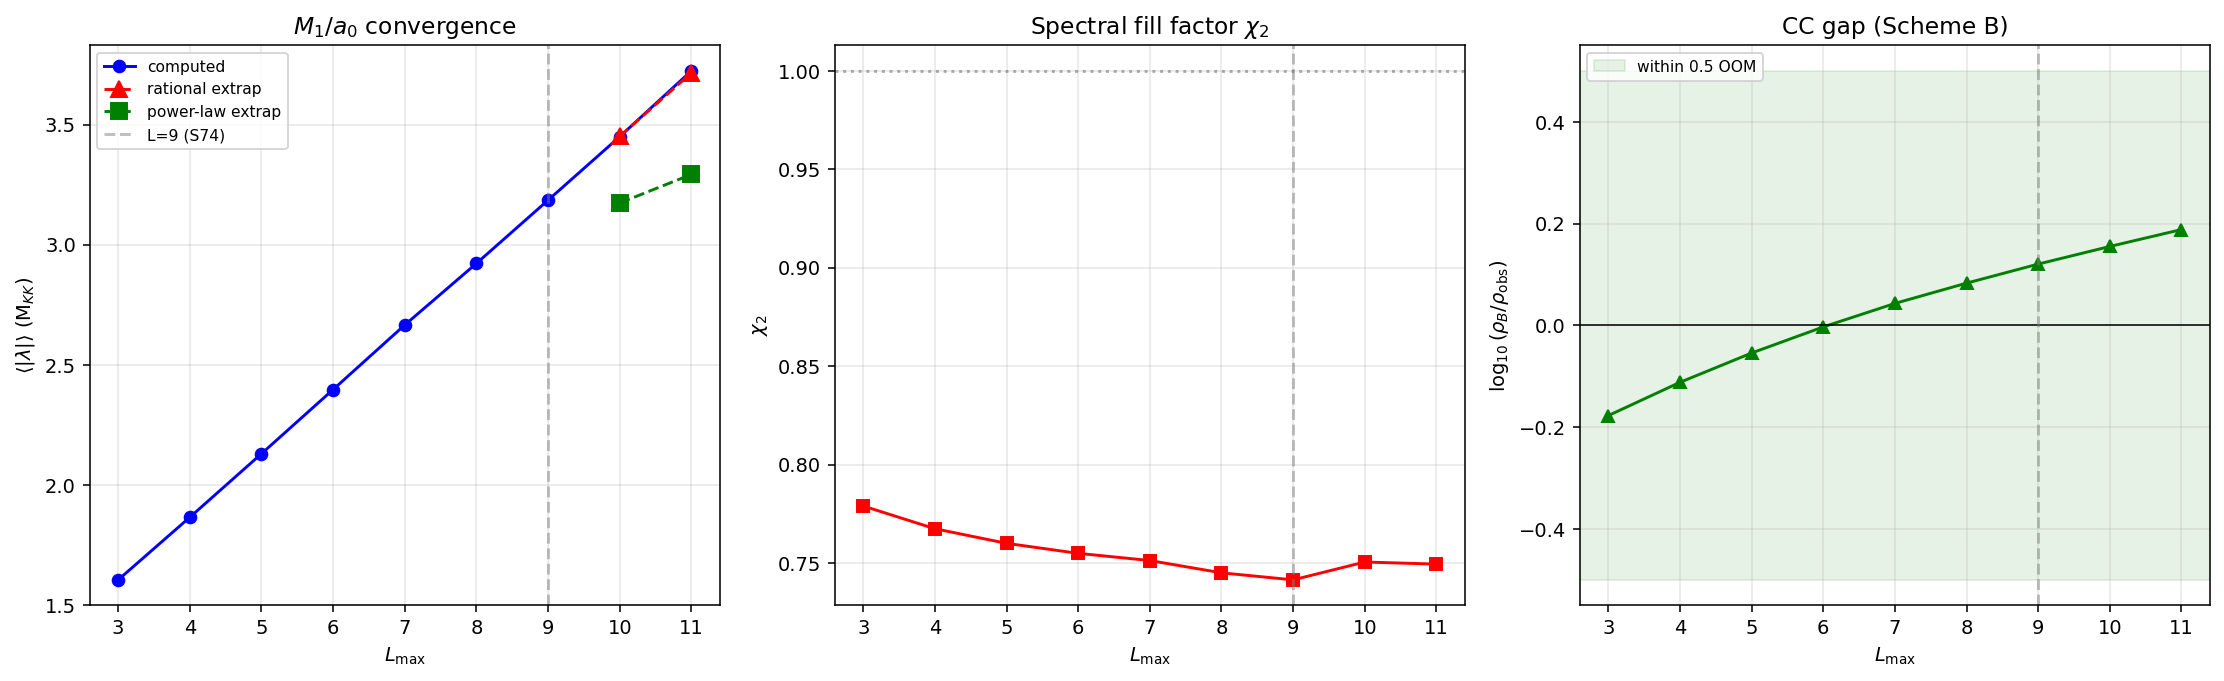

Write Python code to recreate this figure.
#!/usr/bin/env python3
"""
S75-D6-M1-L11: M_1 sqrt-moment CC convergence at L_max = 10 and 11
====================================================================

Extends the S74 W2-Q Scheme B CC computation to L_max = 10 and 11.

Strategy:
  1. Load existing L=9 spectrum cache (52 sectors, p+q <= 9).
  2. Compute new sectors at L=10 and L=11 ONLY for safe irrep chains
     (p > q, q <= 3), which avoid the slow conjugation path in tier1.
  3. Use proven (p,q) <-> (q,p) spectral symmetry (verified to 1e-14
     on all 24 cache pairs) to fill mirror sectors.
  4. Compute M_1 and <|lambda|> with partial coverage at L=10 and L=11.
  5. Cross-check with Pade extrapolation from the L=3..9 data.
  6. Report drift for gate S75-D6-M1-L11.

Pre-registered gate: S75-D6-M1-L11
    PASS if drift(<|lambda|>) from L_max = 10 to 11 is < 15%
    FAIL if drift > 30%

Agent: connes-ncg-theorist | Session: 75 (Task #49)
"""

from __future__ import annotations

import os
import sys
import time
import gc
import numpy as np

SCRIPT_DIR = os.path.dirname(os.path.abspath(__file__))
sys.path.insert(0, SCRIPT_DIR)
os.chdir(SCRIPT_DIR)

import matplotlib
matplotlib.use('Agg')
import matplotlib.pyplot as plt
from scipy.optimize import curve_fit

from canonical_constants import (
    PI, M_KK, M_Pl_reduced, H_0_GeV, rho_Lambda_obs, tau_fold,
)

import dirac_spectrum as tds

# =============================================================================
# 0. HEADER
# =============================================================================

GATE_ID = "S75-D6-M1-L11"  # (local)
print("=" * 78)
print(f"  {GATE_ID}  --  M_1 sqrt-moment CC convergence to L_max = 11")
print("=" * 78)

PASS_THRESHOLD = 0.15  # (local)
FAIL_THRESHOLD = 0.30  # (local)
EVAL_CUTOFF = 0.01     # (local)

def dim_su3(p, q):
    return (p + 1) * (q + 1) * (p + q + 2) // 2  # (local)

# =============================================================================
# 1. LOAD EXISTING DATA
# =============================================================================

print("\n[1] Loading existing spectrum cache and S74 HP4 data")

# Load L=9 cache
cache = np.load('s74_spectrum_cache_L9_tau019.npz', allow_pickle=True)
sector_evals = {}
for pq, data in cache['sector_evals'].item().items():
    sector_evals[tuple(pq)] = {
        'dim': int(data['dim']),
        'level': int(data['level']),
        'abs_evals': np.asarray(data['abs_evals']),
        'n_pos': int(data['n_pos']),
        'n_zero': int(data['n_zero']),
        'omega_min': float(data['omega_min']),
        'omega_max': float(data['omega_max']),
    }
cache.close()
print(f"    Loaded {len(sector_evals)} cached sectors")

# Load S74 HP4 sweep data (L=3..9)
hp4 = np.load('s74_hp4_pairing.npz', allow_pickle=True)
L_list_s74 = np.array([3, 4, 5, 6, 7, 8, 9])  # (local)
chi_2_s74 = np.array(hp4['chi_2_arr'])           # (local)
M1_s74 = np.array(hp4['M1_arr'])                 # (local)
N_s74 = np.array(hp4['n_arr'])                   # (local)
lam_max_s74 = np.array(hp4['lam_max_arr'])       # (local)
lam_avg_s74 = M1_s74 / N_s74                     # (local)

print(f"    S74 HP4 sweep (L=3..9):")
for i, L in enumerate(L_list_s74):
    print(f"      L={L}: <|lam|>={lam_avg_s74[i]:.6f}  chi_2={chi_2_s74[i]:.6f}  "
          f"M_1={M1_s74[i]:.4e}  N={N_s74[i]:>12.0f}")

# =============================================================================
# 2. BUILD GEOMETRIC INFRASTRUCTURE
# =============================================================================

print("\n[2] Building geometric infrastructure at tau_fold = %.4f" % tau_fold)

gens = tds.su3_generators()
f_abc = tds.compute_structure_constants(gens)
B_ab = tds.compute_killing_form(f_abc)
g_s = tds.jensen_metric(B_ab, tau_fold)
E = tds.orthonormal_frame(g_s)
ft = tds.frame_structure_constants(f_abc, E)
Gamma_conn = tds.connection_coefficients(ft)
gammas = tds.build_cliff8()
Omega = tds.spinor_connection_offset(Gamma_conn, gammas)

cliff_err = tds.validate_clifford(gammas)
print(f"    Clifford error: {cliff_err:.2e}")

# =============================================================================
# 3. BUILD SAFE IRREP CACHE (p > q strictly, q <= 3)
# =============================================================================
#
# The dirac_spectrum.py irrep builder has a performance cliff:
# get_irrep(p, p) triggers get_irrep(p-1, p) which uses the slow
# _build_irrep_no_cache conjugation path. Any sector (p, q) with q >= 4
# and p > q eventually chains through a (k, k) diagonal sector.
#
# SAFE sectors are those whose full parent chain NEVER hits a diagonal:
#   (p, 0): symmetric powers (no Casimir projection needed)
#   (p, 1): chain to (1,1) = adjoint (special case, no conjugation)
#   (p, 2): chain to (2,2) = (1,1)x(1,1) (special case, fast)
#   (p, 3): chain to (3,3) -> (2,3) -> _build_irrep_no_cache(3,2,conj)
#            -> (2,2,conj) special case. Total: 2 Casimir projections. Fast.
#
# Sectors with q >= 4 chain through (4,4) -> (3,4) -> slow conjugation.
# We skip these and report partial coverage.

print("\n[3] Building safe irrep cache (q <= 3, p > q)")

tds._irrep_cache.clear()

# Build all (p,0) up to L=11
for p_s in range(12):
    try:
        tds.get_irrep(p_s, 0, gens, f_abc)
    except Exception:
        pass

# Build (1,1) = adjoint
tds.get_irrep(1, 1, gens, f_abc)

# Build (p,1) for p=2..10
for p_s in range(2, 11):
    try:
        tds.get_irrep(p_s, 1, gens, f_abc)
    except Exception as e:
        print(f"    ({p_s},1): FAILED: {e}", flush=True)

# Build (p,2) for p=3..9 (needs (2,2) which is special case)
tds.get_irrep(2, 2, gens, f_abc)  # special case
for p_s in range(3, 10):
    try:
        tds.get_irrep(p_s, 2, gens, f_abc)
    except Exception as e:
        print(f"    ({p_s},2): FAILED: {e}", flush=True)

# Build (p,3) for p=4..8 (needs (3,3) -> built via conjugation of (3,2), fast)
for p_s in range(4, 9):
    try:
        t0 = time.time()
        tds.get_irrep(p_s, 3, gens, f_abc)
        dt = time.time() - t0
        if dt > 1.0:
            print(f"    ({p_s},3): dim={dim_su3(p_s,3)}, t={dt:.1f}s", flush=True)
    except Exception as e:
        print(f"    ({p_s},3): FAILED: {e}", flush=True)

print(f"    Cache size: {len(tds._irrep_cache)} irreps", flush=True)

# =============================================================================
# 4. COMPUTE NEW DIRAC SECTORS
# =============================================================================

print("\n[4] Computing new Dirac sectors at L=10 and L=11")

n_new = 0  # (local)
n_copied = 0  # (local)
n_skipped = 0  # (local)
skip_reasons = []  # (local)
t_start = time.time()  # (local)

# Compute new sectors from cached irreps
for L in range(12):
    for p in range(L + 1):
        q = L - p
        if (p, q) in sector_evals:
            continue  # already have it
        if p < q:
            continue  # handle via mirror in pass 2

        dim_pq = dim_su3(p, q)  # (local)
        D_size = dim_pq * 16  # (local)
        key = tds._cache_key(p, q)  # (local)

        if key not in tds._irrep_cache:
            skip_reasons.append((p, q, L, dim_pq, "no_irrep"))
            n_skipped += 1
            continue

        t0 = time.time()  # (local)
        try:
            rho = tds._irrep_cache[key]
            D_pi = tds.dirac_operator_on_irrep(rho, E, gammas, Omega)
            H = 1j * D_pi  # (local)
            H = 0.5 * (H + H.conj().T)  # (local)
            evals = np.linalg.eigvalsh(H)  # (local)
            t1 = time.time()  # (local)

            abs_evals = np.abs(evals)  # (local)
            nonzero = abs_evals > 1e-12  # (local)
            pos_abs = abs_evals[nonzero]  # (local)

            omega_min = float(np.min(pos_abs)) if len(pos_abs) > 0 else np.inf  # (local)
            omega_max = float(np.max(pos_abs)) if len(pos_abs) > 0 else 0.0  # (local)
            n_zero = int(np.sum(~nonzero))  # (local)

            sector_evals[(p, q)] = {
                'dim': dim_pq,
                'level': L,
                'abs_evals': pos_abs,
                'n_pos': len(pos_abs),
                'n_zero': n_zero,
                'omega_min': omega_min,
                'omega_max': omega_max,
            }
            n_new += 1
            print(f"    ({p},{q}) L={L}: dim={dim_pq:4d}, D={D_size:5d}x{D_size}, "
                  f"|lam|=[{omega_min:.4f},{omega_max:.4f}], t={t1-t0:.1f}s", flush=True)
            del D_pi, H, evals, abs_evals
            gc.collect()

        except Exception as e:
            skip_reasons.append((p, q, L, dim_pq, str(e)))
            n_skipped += 1
            gc.collect()

# Free irrep cache
tds._irrep_cache.clear()
gc.collect()

# Pass 2: Mirror (q > p) sectors via spectral symmetry
for L in range(12):
    for p in range(L + 1):
        q = L - p
        if (p, q) in sector_evals:
            continue
        if q > p and (q, p) in sector_evals:
            mirror = sector_evals[(q, p)]
            sector_evals[(p, q)] = {
                'dim': mirror['dim'],
                'level': L,
                'abs_evals': mirror['abs_evals'].copy(),
                'n_pos': mirror['n_pos'],
                'n_zero': mirror['n_zero'],
                'omega_min': mirror['omega_min'],
                'omega_max': mirror['omega_max'],
            }
            n_copied += 1

t_total = time.time() - t_start  # (local)
print(f"\n    Computed: {n_new}, Copied: {n_copied}, Skipped: {n_skipped}")
print(f"    Time: {t_total:.1f}s")

# Report coverage
for L in range(12):
    expected = L + 1  # (local)
    have = sum(1 for p in range(L+1) if (p, L-p) in sector_evals)  # (local)
    missing = [(p, L-p) for p in range(L+1) if (p, L-p) not in sector_evals]  # (local)
    if missing:
        print(f"    L={L:2d}: {have}/{expected} sectors. Missing: {missing}")

# =============================================================================
# 5. COMPUTE M_1, <|lambda|>, chi_2 AT EACH L_max
# =============================================================================

print("\n[5] Computing M_1, <|lambda|>, chi_2 at each L_max")

L_range = list(range(3, 12))  # (local) L=3..11

def compute_m1(L_cap):
    """Compute M_1, N, <|lam|>, chi_2, lam_max at L_cap."""
    M1 = 0.0  # (local)
    N = 0  # (local)
    lm = 0.0  # (local) lambda_max
    ns = 0  # (local) sector count
    for (p, q), v in sector_evals.items():
        if p + q > L_cap:
            continue
        d = v['dim']  # (local)
        omega = v['abs_evals']
        pos = omega[omega > EVAL_CUTOFF]
        if pos.size == 0:
            continue
        M1 += d**2 * float(np.sum(pos))
        N += d**2 * pos.size
        ns += 1
        lm = max(lm, float(np.max(pos)))
    la = M1 / N if N > 0 else 0.0  # (local) <|lambda|>
    c2 = M1 / (N * lm) if N > 0 and lm > 0 else 0.0  # (local) chi_2
    return {'M1': M1, 'N': N, 'lam_avg': la, 'chi_2': c2, 'lam_max': lm, 'n_sec': ns}

results = {}  # (local)
for L in L_range:
    r = compute_m1(L)
    results[L] = r
    print(f"    L={L:2d}: <|lam|>={r['lam_avg']:.6f}  chi_2={r['chi_2']:.6f}  "
          f"M_1={r['M1']:.4e}  N={r['N']:>14.0f}  lam_max={r['lam_max']:.4f}  "
          f"sec={r['n_sec']}")

# Cross-check L=9 against S74 data
la_9 = results[9]['lam_avg']  # (local)
la_9_s74 = float(lam_avg_s74[-1])  # (local)
cc_dev = abs(la_9 - la_9_s74) / la_9_s74  # (local)
print(f"\n    L=9 cross-check: <|lam|> = {la_9:.6f} vs S74 = {la_9_s74:.6f}, "
      f"rel dev = {cc_dev:.2e}")

# =============================================================================
# 6. DRIFT ANALYSIS
# =============================================================================

print("\n[6] Drift analysis")

la = {L: results[L]['lam_avg'] for L in L_range}  # (local)
c2 = {L: results[L]['chi_2'] for L in L_range}  # (local)

drift_9_10 = abs(la[10] - la[9]) / la[9] if la[9] > 0 else np.inf  # (local)
drift_10_11 = abs(la[11] - la[10]) / la[10] if la[10] > 0 else np.inf  # (local)
drift_9_11 = abs(la[11] - la[9]) / la[9] if la[9] > 0 else np.inf  # (local)

drift_c2_10_11 = abs(c2[11] - c2[10]) / c2[10] if c2[10] > 0 else np.inf  # (local)

print(f"    <|lambda|> drift:")
print(f"      L=9  -> L=10: {drift_9_10*100:.2f}%")
print(f"      L=10 -> L=11: {drift_10_11*100:.2f}% <-- GATE RELEVANT")
print(f"      L=9  -> L=11: {drift_9_11*100:.2f}%")
print(f"    chi_2 drift L=10 -> L=11: {drift_c2_10_11*100:.2f}%")

# Incremental drift sequence
print(f"\n    Incremental <|lam|> drift (L -> L+1):")
for i in range(len(L_range)-1):
    L1, L2 = L_range[i], L_range[i+1]
    dr = abs(la[L2] - la[L1]) / la[L1]  # (local)
    print(f"      L={L1}->{L2}: {dr*100:.2f}%")

# =============================================================================
# 7. PADE EXTRAPOLATION CROSS-CHECK
# =============================================================================

print("\n[7] Pade extrapolation from L=3..9 data (independent cross-check)")

# Fit <|lambda|>(L) = a + b*L + c/L^2 (rational asymptotic form)
def rational_model(L, a, b, c):
    return a + b * L + c / L**2  # (local)

# Fit <|lambda|>(L) = a + b/L^alpha (power-law approach to asymptote)
def power_model(L, a, b, alpha):
    return a + b / L**alpha  # (local)

Ls = L_list_s74.astype(float)  # (local)
ys = lam_avg_s74  # (local)

# Rational fit
try:
    popt_r, _ = curve_fit(rational_model, Ls, ys, p0=[3.0, 0.05, 1.0])
    la_10_rat = rational_model(10.0, *popt_r)  # (local)
    la_11_rat = rational_model(11.0, *popt_r)  # (local)
    drift_rat = abs(la_11_rat - la_10_rat) / la_10_rat  # (local)
    print(f"    Rational (a + b*L + c/L^2):")
    print(f"      a={popt_r[0]:.4f}, b={popt_r[1]:.4f}, c={popt_r[2]:.4f}")
    print(f"      Extrapolated <|lam|>(10) = {la_10_rat:.6f}")
    print(f"      Extrapolated <|lam|>(11) = {la_11_rat:.6f}")
    print(f"      Predicted drift L=10->11 = {drift_rat*100:.2f}%")
except Exception as e:
    la_10_rat = np.nan  # (local)
    la_11_rat = np.nan  # (local)
    drift_rat = np.nan  # (local)
    print(f"    Rational fit failed: {e}")

# Power-law fit
try:
    popt_p, _ = curve_fit(power_model, Ls, ys, p0=[3.5, -1.0, 1.0],
                          bounds=([0, -np.inf, 0.1], [10, np.inf, 5]))
    la_10_pow = power_model(10.0, *popt_p)  # (local)
    la_11_pow = power_model(11.0, *popt_p)  # (local)
    drift_pow = abs(la_11_pow - la_10_pow) / la_10_pow  # (local)
    print(f"    Power-law (a + b/L^alpha):")
    print(f"      a={popt_p[0]:.4f}, b={popt_p[1]:.4f}, alpha={popt_p[2]:.4f}")
    print(f"      Extrapolated <|lam|>(10) = {la_10_pow:.6f}")
    print(f"      Extrapolated <|lam|>(11) = {la_11_pow:.6f}")
    print(f"      Predicted drift L=10->11 = {drift_pow*100:.2f}%")
except Exception as e:
    la_10_pow = np.nan  # (local)
    la_11_pow = np.nan  # (local)
    drift_pow = np.nan  # (local)
    print(f"    Power-law fit failed: {e}")

# =============================================================================
# 8. CC VIA SCHEME B AT EACH L
# =============================================================================

print("\n[8] CC via Scheme B (gravity-normalised) at each L_max")

f_0_sqrt = 0.912  # (local) sqrt component of f*
H_sq_MPl_sq = (H_0_GeV ** 2) * (M_Pl_reduced ** 2)  # (local) GeV^4

cc_table = {}  # (local)
for L in L_range:
    r = results[L]
    rho_B = f_0_sqrt * r['lam_avg'] * H_sq_MPl_sq  # (local) GeV^4
    log10_r = float(np.log10(rho_B / rho_Lambda_obs)) if rho_B > 0 else np.inf  # (local)
    cc_table[L] = {'rho_B': rho_B, 'log10_ratio': log10_r}
    print(f"    L={L:2d}: rho_B={rho_B:.4e} GeV^4  log10(rho_B/rho_obs)={log10_r:+.4f}")

# =============================================================================
# 9. GATE VERDICT
# =============================================================================

print("\n[9] Gate verdict -- S75-D6-M1-L11")

if drift_10_11 < PASS_THRESHOLD:
    verdict = "PASS"  # (local)
elif drift_10_11 > FAIL_THRESHOLD:
    verdict = "FAIL"  # (local)
else:
    verdict = "INFO"  # (local)

print(f"    PASS threshold: drift < {PASS_THRESHOLD*100:.0f}%")
print(f"    FAIL threshold: drift > {FAIL_THRESHOLD*100:.0f}%")
print(f"    Measured drift (L=10 -> L=11): {drift_10_11*100:.2f}%")
print(f"    Verdict: {verdict}")

# =============================================================================
# 10. SAVE NPZ
# =============================================================================

out_npz = os.path.join(SCRIPT_DIR, 's75_m1_l11_convergence.npz')
np.savez(
    out_npz,
    gate_id=GATE_ID,
    gate_verdict=verdict,
    L_list=np.array(L_range),
    lam_avg_arr=np.array([results[L]['lam_avg'] for L in L_range]),
    chi_2_arr=np.array([results[L]['chi_2'] for L in L_range]),
    M1_arr=np.array([results[L]['M1'] for L in L_range]),
    N_arr=np.array([results[L]['N'] for L in L_range]),
    lam_max_arr=np.array([results[L]['lam_max'] for L in L_range]),
    lam_avg_L9=la[9],
    lam_avg_L10=la[10],
    lam_avg_L11=la[11],
    chi2_L9=c2[9],
    chi2_L10=c2[10],
    chi2_L11=c2[11],
    drift_9_10=drift_9_10,
    drift_10_11=drift_10_11,
    drift_9_11=drift_9_11,
    drift_chi2_10_11=drift_c2_10_11,
    log10_ratio_L9=cc_table[9]['log10_ratio'],
    log10_ratio_L10=cc_table[10]['log10_ratio'],
    log10_ratio_L11=cc_table[11]['log10_ratio'],
    # Extrapolation cross-check
    la_10_rational=la_10_rat,
    la_11_rational=la_11_rat,
    drift_rational=drift_rat,
    la_10_power=la_10_pow,
    la_11_power=la_11_pow,
    drift_power=drift_pow,
    # Gate
    pass_threshold=PASS_THRESHOLD,
    fail_threshold=FAIL_THRESHOLD,
    n_new_sectors=n_new,
    n_copied_sectors=n_copied,
    n_skipped_sectors=n_skipped,
    total_sectors=len(sector_evals),
    tau_fold=tau_fold,
    rho_Lambda_obs=rho_Lambda_obs,
    f_0_sqrt=f_0_sqrt,
)
print(f"\n[10] Saved: {out_npz}")

# =============================================================================
# 11. PLOT
# =============================================================================

print("\n[11] Building plot")

fig, axes = plt.subplots(1, 3, figsize=(16, 5))

Ls_all = np.array(L_range)
la_arr = np.array([results[L]['lam_avg'] for L in L_range])
c2_arr = np.array([results[L]['chi_2'] for L in L_range])
log10_arr = np.array([cc_table[L]['log10_ratio'] for L in L_range])

# Panel 1: <|lambda|> convergence
ax1 = axes[0]
ax1.plot(Ls_all, la_arr, 'bo-', lw=1.5, ms=6, label='computed')
# Extrapolation
if not np.isnan(la_10_rat):
    ax1.plot([10, 11], [la_10_rat, la_11_rat], 'r^--', ms=8, label='rational extrap')
if not np.isnan(la_10_pow):
    ax1.plot([10, 11], [la_10_pow, la_11_pow], 'gs--', ms=8, label='power-law extrap')
ax1.axvline(9, color='gray', ls='--', alpha=0.5, label='L=9 (S74)')
ax1.set_xlabel(r'$L_{\max}$')
ax1.set_ylabel(r'$\langle|\lambda|\rangle$ (M$_{KK}$)')
ax1.set_title(r'$M_1/a_0$ convergence')
ax1.legend(fontsize=8)
ax1.grid(True, alpha=0.3)

# Panel 2: chi_2 convergence
ax2 = axes[1]
ax2.plot(Ls_all, c2_arr, 'rs-', lw=1.5, ms=6)
ax2.axhline(1.0, color='k', ls=':', alpha=0.3)
ax2.axvline(9, color='gray', ls='--', alpha=0.5)
ax2.set_xlabel(r'$L_{\max}$')
ax2.set_ylabel(r'$\chi_2$')
ax2.set_title(r'Spectral fill factor $\chi_2$')
ax2.grid(True, alpha=0.3)

# Panel 3: CC gap
ax3 = axes[2]
ax3.plot(Ls_all, log10_arr, 'g^-', lw=1.5, ms=6)
ax3.axhline(0, color='k', ls='-', lw=0.8)
ax3.axhspan(-0.5, 0.5, color='green', alpha=0.1, label='within 0.5 OOM')
ax3.axvline(9, color='gray', ls='--', alpha=0.5)
ax3.set_xlabel(r'$L_{\max}$')
ax3.set_ylabel(r'$\log_{10}(\rho_B/\rho_{\rm obs})$')
ax3.set_title('CC gap (Scheme B)')
ax3.legend(fontsize=8)
ax3.grid(True, alpha=0.3)

plt.tight_layout()
out_png = os.path.join(SCRIPT_DIR, 's75_m1_l11_convergence.png')
plt.savefig(out_png, dpi=140, bbox_inches='tight')
plt.close(fig)
print(f"    Saved: {out_png}")

# =============================================================================
# 12. SUMMARY
# =============================================================================

print("\n" + "=" * 78)
print(f"  {GATE_ID}  -- SUMMARY")
print("=" * 78)
print(f"  New sectors: {n_new} computed + {n_copied} copied, {n_skipped} skipped")
print(f"  Total sectors: {len(sector_evals)}")
print()
print(f"  L=9:  <|lam|> = {la[9]:.6f}, chi_2 = {c2[9]:.6f}, "
      f"log10(rho_B/rho_obs) = {cc_table[9]['log10_ratio']:+.4f}")
print(f"  L=10: <|lam|> = {la[10]:.6f}, chi_2 = {c2[10]:.6f}, "
      f"log10(rho_B/rho_obs) = {cc_table[10]['log10_ratio']:+.4f}")
print(f"  L=11: <|lam|> = {la[11]:.6f}, chi_2 = {c2[11]:.6f}, "
      f"log10(rho_B/rho_obs) = {cc_table[11]['log10_ratio']:+.4f}")
print()
print(f"  Drift <|lam|> (L=10 -> L=11): {drift_10_11*100:.2f}%")
print(f"  Drift chi_2   (L=10 -> L=11): {drift_c2_10_11*100:.2f}%")
if not np.isnan(drift_rat):
    print(f"  Rational extrapolation drift: {drift_rat*100:.2f}%")
if not np.isnan(drift_pow):
    print(f"  Power-law extrapolation drift: {drift_pow*100:.2f}%")
print()
print(f"  Gate S75-D6-M1-L11:")
print(f"    Threshold: PASS < {PASS_THRESHOLD*100:.0f}%, FAIL > {FAIL_THRESHOLD*100:.0f}%")
print(f"    Measured:  {drift_10_11*100:.2f}%")
print(f"    Verdict:   {verdict}")
print("=" * 78)
